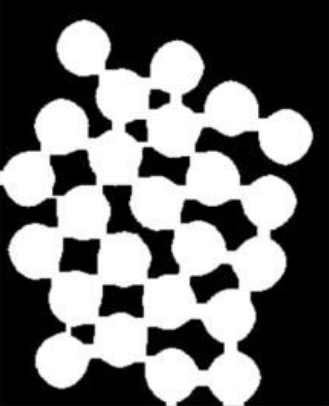
#> input picture Code/Input_images/Q1image.png, 329 x 406 px
$ python Question_1.py
#> lines starting #> are read from the running program, lines starting #| are printed output that depends on the picture; after the words box and inside, x2 and y2 are one past the last pixel; in counts of white or black regions, pixels touching at a corner belong together
# %%
import numpy as np
import cv2 as cv

# %% Helper function to show the image
def showim(image,label = 'image'):
    cv.imshow(label, image)
    cv.waitKey()
    cv.destroyAllWindows()

# %% Import the image
image = cv.imread('./Input_images/Q1image.png')
#> image is the input picture: shape (406, 329, 3); min 0, max 255, mean 111.7
image = cv.cvtColor(image, cv.COLOR_BGR2GRAY)
#> image: shape (406, 329)
## Construct a structuring element that is circular with  Diameter of 50
kernel = cv.getStructuringElement(cv.MORPH_ELLIPSE,(50,50))
## Using the kernel perform opening
closed = cv.morphologyEx(image, cv.MORPH_OPEN, kernel)
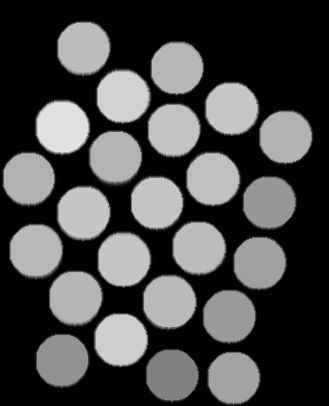
#> closed: shape (406, 329); min 0, max 225, mean 72.4
## Threshold the image to remove any other noise
_,closed =  cv.threshold(closed,127,255, cv.THRESH_BINARY)
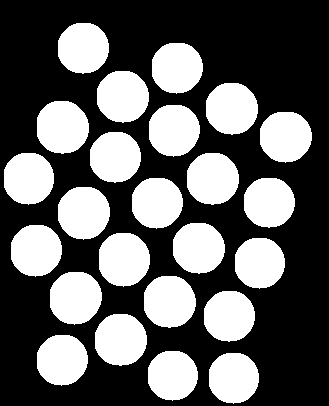
#> closed: shape (406, 329); 38.1% white; 24 white regions, largest, box (x1, y1, x2, y2) and area: (37, 101, 89, 154) 2220, (99, 233, 150, 287) 2218, (50, 272, 102, 325) 2199
showim(closed)

# %% Detect all the circles with the given parameters
circles = cv.HoughCircles(closed, cv.HOUGH_GRADIENT, 1,20, param1 = 70, param2 = 15, minRadius = 22,maxRadius = 50)
#> circles = 24 rows, first 8: [285.5, 136.5, 25.8], [156.5, 202.5, 26.1], [176.5, 67.5, 26.1], [114.5, 156.5, 26.1], [228.5, 315.5, 26.1], [61.5, 359.5, 26.1], [233.5, 377.5, 25], [259.5, 262.5, 25]

# %% Draw all the circles on to the image
for i in circles[0,:]:
    # draw the outer circle
    cv.circle(closed,(i[0],i[1]),i[2],(0,255,0),2)
    # draw the center of the circle
    cv.circle(closed,(i[0],i[1]),2,(0,0,255),3)
#> this loop made 24 passes
#> i on passes 1 to 12: [285.5, 136.5, 25.8], [156.5, 202.5, 26.1], [176.5, 67.5, 26.1], [114.5, 156.5, 26.1], [228.5, 315.5, 26.1], [61.5, 359.5, 26.1], [233.5, 377.5, 25], [259.5, 262.5, 25], [268.5, 202.5, 26.1], [61.5, 125.5, 26], [123.5, 260.5, 25.2], [198.5, 248.5, 25.2]
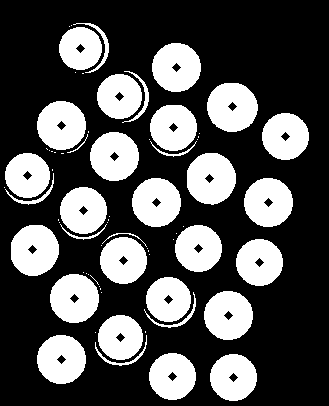
#> closed: shape (406, 329); 32.2% white; 70 white regions (37 under 20 px), largest, box (x1, y1, x2, y2) and area: (187, 153, 236, 205) 1973, (207, 83, 258, 132) 1929, (11, 225, 59, 276) 1916

# %%Print the number of circles
print("Number of Coins - ",circles.shape[1])
#| Number of Coins -  24

# %% Show the final image
showim(closed)
